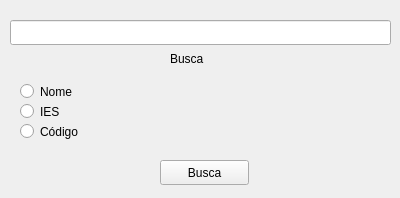
<?xml version="1.0" encoding="UTF-8"?>
<ui version="4.0">
 <class>CURForm</class>
 <widget class="QWidget" name="CURForm">
  <property name="geometry">
   <rect>
    <x>0</x>
    <y>0</y>
    <width>400</width>
    <height>198</height>
   </rect>
  </property>
  <property name="windowTitle">
   <string>Form</string>
  </property>
  <widget class="QLineEdit" name="busca">
   <property name="geometry">
    <rect>
     <x>10</x>
     <y>20</y>
     <width>381</width>
     <height>25</height>
    </rect>
   </property>
  </widget>
  <widget class="QLabel" name="label">
   <property name="geometry">
    <rect>
     <x>170</x>
     <y>50</y>
     <width>67</width>
     <height>17</height>
    </rect>
   </property>
   <property name="text">
    <string>Busca</string>
   </property>
  </widget>
  <widget class="QRadioButton" name="NomeRadio">
   <property name="geometry">
    <rect>
     <x>20</x>
     <y>80</y>
     <width>112</width>
     <height>23</height>
    </rect>
   </property>
   <property name="text">
    <string>Nome</string>
   </property>
  </widget>
  <widget class="QRadioButton" name="IESRadio">
   <property name="geometry">
    <rect>
     <x>20</x>
     <y>100</y>
     <width>112</width>
     <height>23</height>
    </rect>
   </property>
   <property name="text">
    <string>IES</string>
   </property>
  </widget>
  <widget class="QRadioButton" name="CodRadio">
   <property name="geometry">
    <rect>
     <x>20</x>
     <y>120</y>
     <width>112</width>
     <height>23</height>
    </rect>
   </property>
   <property name="text">
    <string>Código</string>
   </property>
  </widget>
  <widget class="QPushButton" name="BuscaButton">
   <property name="geometry">
    <rect>
     <x>160</x>
     <y>160</y>
     <width>89</width>
     <height>25</height>
    </rect>
   </property>
   <property name="text">
    <string>Busca</string>
   </property>
  </widget>
 </widget>
 <resources/>
 <connections/>
</ui>
